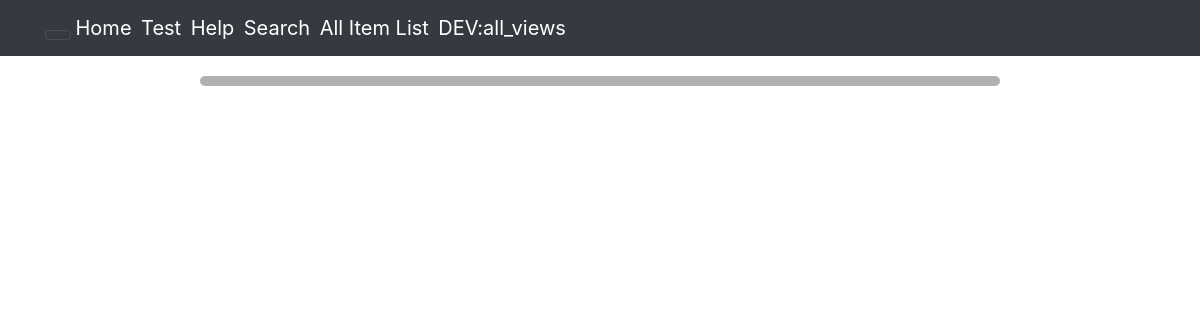
The app's page /notesfromxml/portal/History/, older data.
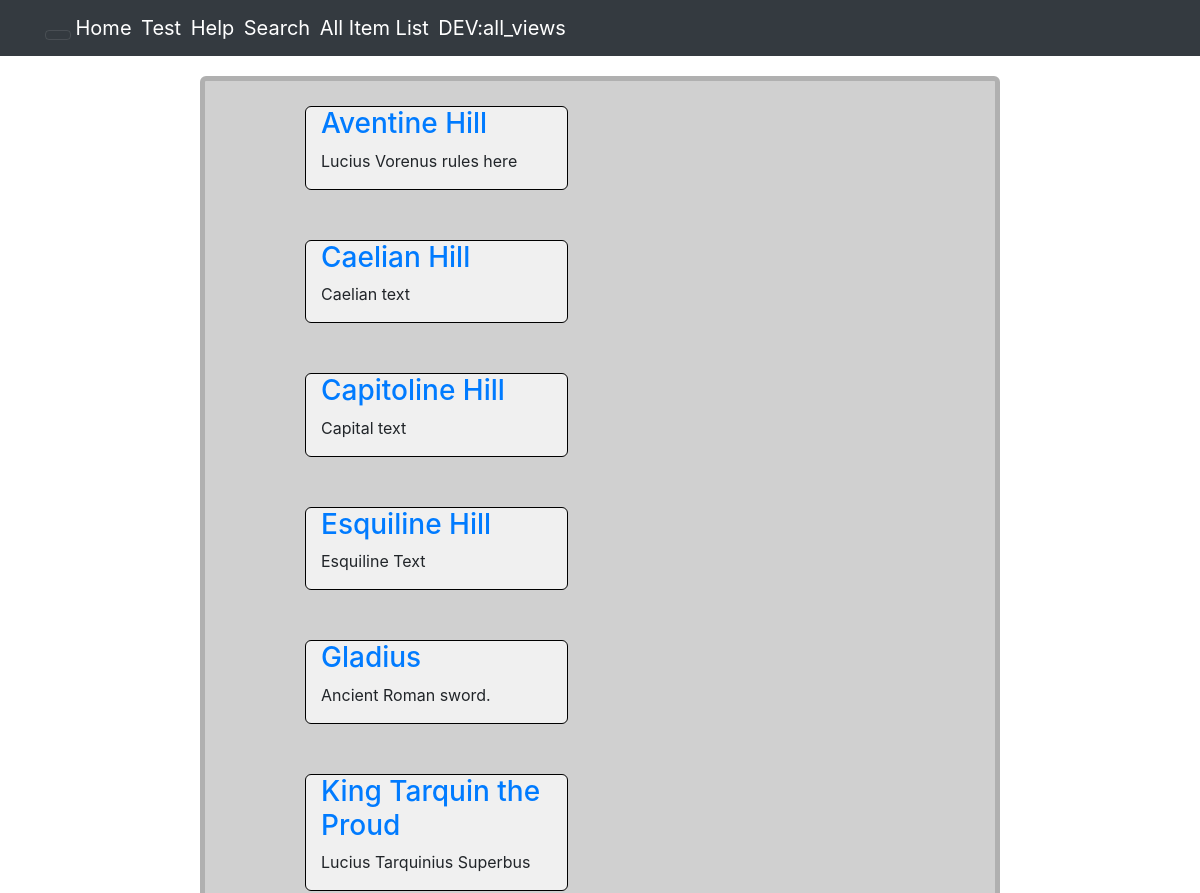
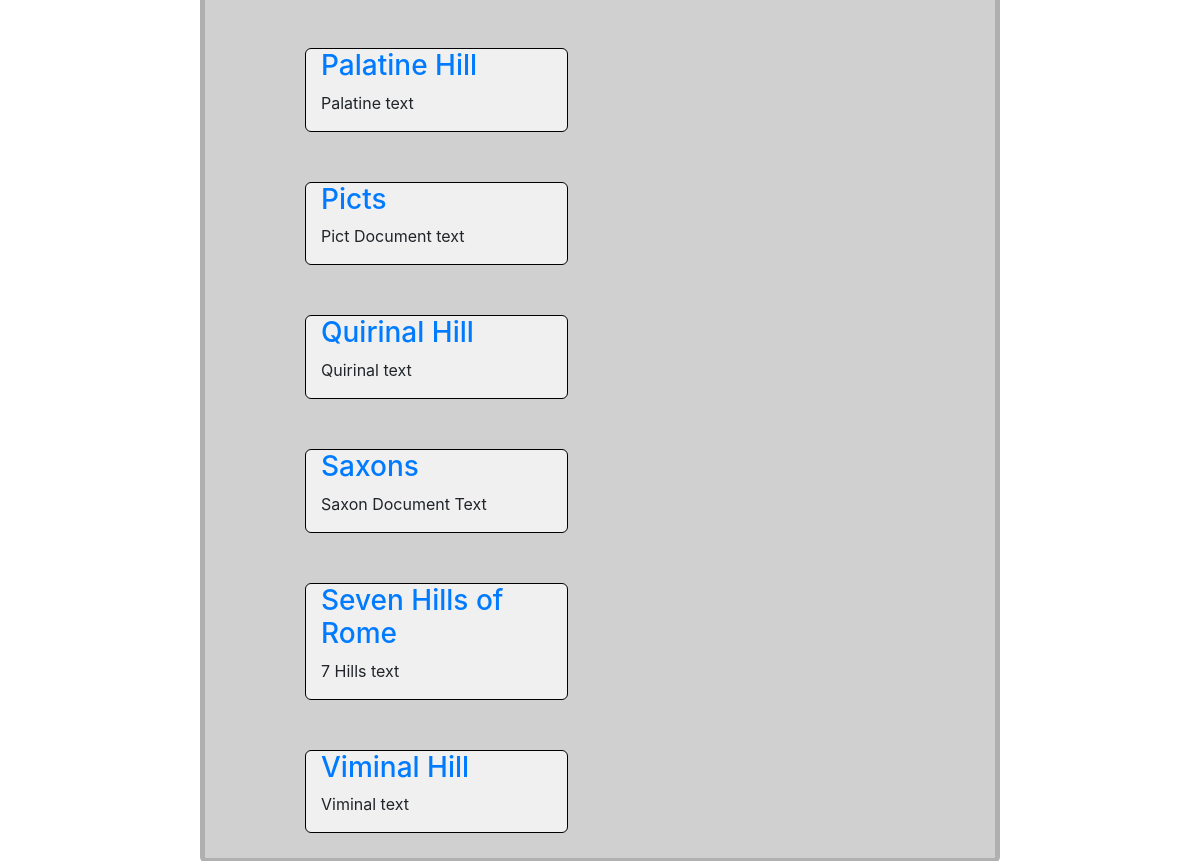
The same page, newer data (2 pictures, top to bottom).
### notesfromxml/models.py (models this page shows, shortened)
class Document(models.Model):
    document_name = models.TextField()
    document_text = models.TextField()
    document_image = models.ImageField(blank=True)  # This allows only 1 image for each document.

### notesfromxml/views.py (the view)
# urls.py: path('portal/<str:tag>/', views.display_portal, name='display_portal'),
def display_portal(request, tag):
    portal_docs = Document.objects.filter(tagmap__tag__tag_name=tag).order_by('document_name')
    return render(request, 'notesfromxml/display-portal.html',
                  {'documents': portal_docs})

### notesfromxml/templates/notesfromxml/display-portal.html (shortened to what this page needs)
{% extends 'notesfromxml/base.html' %}
{% load static %}
{% load app_filters %}
{% block nav-style %}mkt-nav{% endblock nav-style %}
{% block head_css_page %}
    <link href="{% static 'notesfromxml/css/display-portal.css' %}" rel="stylesheet" media="screen">
{% endblock head_css_page %}
{% block content %}
    <div class="row">
        {% for doc in documents %}
            <div class="document_wrapper col-md-4">
                <h3><a href="{% url 'notesfromxml:display_doc' doc.document_name %}">{{ doc.document_name }}</a></h3>
                <p>{{ doc.document_text| safe| truncatewords_html:50}}</p>
            </div>
        {% endfor %}
    </div>
{% endblock content %}

### notesfromxml/templates/notesfromxml/base.html (shortened to what this page needs)
<!DOCTYPE html>
<html lang="en">
<head>
    {% load static %}
    {% block head_css %}
        {% block head_css_site %}
            <link rel="stylesheet" href="https://stackpath.bootstrapcdn.com/bootstrap/4.1.0/css/bootstrap.min.css"
 media="screen"/>
            <link href="{% static 'notesfromxml/css/base.css' %}" rel="stylesheet" media="screen">
        {% endblock head_css_site %}
        {% block head_css_page %}{% endblock head_css_page %}
    {% endblock head_css %}
</head>
<body>
    <header>
        <div class="navbar navbar-dark navbar-static-top bg-dark
            {% block nav-style %}{% endblock %}">
            <div class="container p-none">
                <div class="navbar-header">
                    <button type="button" class="navbar-toggler"
                            data-toggle="collapse"
                            data-target=".navbar-collapse">
                    </button>
                    <a class="navbar-brand navbar-custom-btn" href={% url 'notesfromxml:index' %}>Home</a>
                    <a class="navbar-brand navbar-custom-btn" href={% url 'notesfromxml:display_tests' %}>Test</a>
                    <a class="navbar-brand navbar-custom-btn" href={% url 'notesfromxml:display_help' %}>Help</a>
                    <a class="navbar-brand navbar-custom-btn" href={% url 'notesfromxml:doc_by_tag' %}>Search</a>
                    <a class="navbar-brand navbar-custom-btn" href={% url 'notesfromxml:list_docs_tags_tagmaps' %}>All Item List</a>
                    <a class="navbar-brand navbar-custom-btn" href={% url 'notesfromxml:show_views' %}>DEV:all_views</a>
                </div>
            </div>
        </div>
    </header>
    <div id="site-wrapper">
        {% block content %}{% endblock content %}
    </div>
    {% block footer_javascript %}
        {% block footer_javascript_site %}
            <link rel="stylesheet" href="https://cdnjs.cloudflare.com/ajax/libs/prettify/r298/prettify.min.css">
            <link rel="stylesheet" href="//cdnjs.cloudflare.com/ajax/libs/highlight.js/9.12.0/styles/default.min.css">
        {% endblock footer_javascript_site %}
    {% endblock footer_javascript %}
</body>
</html>

### notesfromxml/static/notesfromxml/css/base.css (style rules this page uses)
.navbar-brand { margin-right: 5px; }

### notesfromxml/static/notesfromxml/css/display-portal.css (style rules this page uses)
.row { margin-left: 200px; margin-right: 200px; margin-top: 20px; background-color: #d0d0d0; border: 5px solid #b0b0b0; border-radius: 6px; }
.document_wrapper { border: 1px solid black; border-radius: 6px; margin: 25px 100px; background-color: #f0f0f0; }

Row changes from the older to the newer data that the page shows:
added Document: document_name "Aventine Hill", document_text "Lucius Vorenus rules here"
added Document: document_name "Caelian Hill", document_text "Caelian text"
added Document: document_name "Capitoline Hill", document_text "Capital text"
added Document: document_name "Esquiline Hill", document_text "Esquiline Text"
added Document: document_name "Gladius", document_text "Ancient Roman sword."
added Document: document_name "King Tarquin the Proud", document_text "Lucius Tarquinius Superbus"
added Document: document_name "Palatine Hill", document_text "Palatine text"
added Document: document_name "Picts", document_text "Pict Document text"
added Document: document_name "Quirinal Hill", document_text "Quirinal text"
added Document: document_name "Saxons", document_text "Saxon Document Text"
added Document: document_name "Seven Hills of Rome", document_text "7 Hills text"
added Document: document_name "Viminal Hill", document_text "Viminal text"
